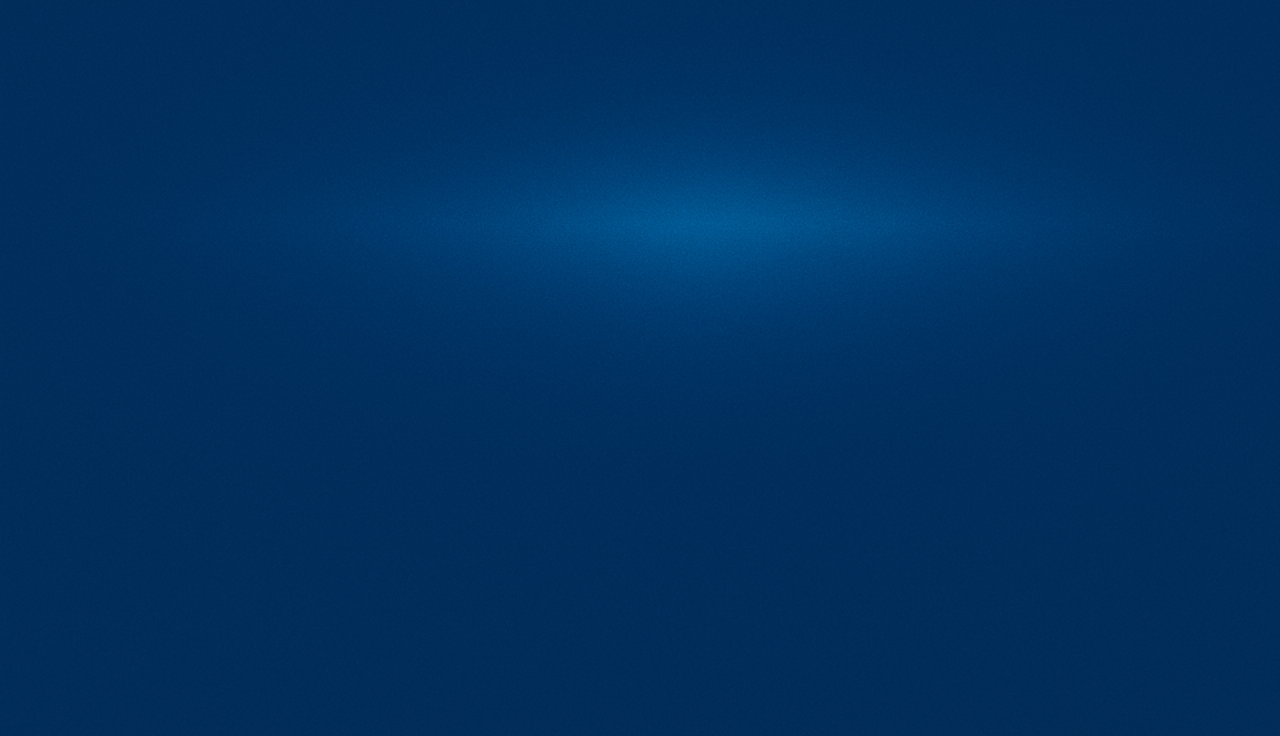

A 2D game scene composited from a Tiled map and its tileset images. What follows is a short description and the map's XML, with each tile layer's data collapsed to a summary:
An orthogonal 40x23 tile map with 32x32 px tiles, 1 tile layer (Tile Layer 1), 4 tilesets and 20 objects (bumper, wall_right, wall_left, ceiling, floor, ...).

<map version="1.10" tiledversion="1.11.2" orientation="orthogonal" renderorder="right-down" width="40" height="23" tilewidth="32" tileheight="32" infinite="0" nextlayerid="19" nextobjectid="202">
 <tileset firstgid="1" source="bumper.tsx" />
 <tileset firstgid="2" source="ball.tsx" />
 <tileset firstgid="3" source="blocks.tsx" />
 <tileset firstgid="13" source="bg_map1.tsx" />
 <layer id="2" name="Tile Layer 1" width="40" height="23" locked="1">
  <data>[920 cells, 4 non-empty, 2 distinct tile ids]</data>
 </layer>
 <objectgroup id="6" name="bumper" class="bumper" locked="1">
  <properties>
   <property name="height" type="float" value="64" />
   <property name="width" type="float" value="256" />
  </properties>
  <object id="84" name="bumper" type="bumper" gid="1" x="570" y="730" width="154" height="32">
   <properties>
    <property name="displayHeight" type="float" value="170" />
    <property name="displayWidth" type="float" value="300" />
    <property name="speed" type="float" value="700" />
   </properties>
  </object>
 </objectgroup>
 <objectgroup id="11" name="Collisions" locked="1">
  <object id="101" name="wall_right" x="1280" y="0" width="1" height="736" />
  <object id="105" name="wall_left" x="0" y="0" width="1" height="736" />
  <object id="106" name="ceiling" x="0" y="0" width="1280" height="1" />
  <object id="107" name="floor" x="0" y="736" width="1280" height="1" />
 </objectgroup>
 <objectgroup id="13" name="ball" locked="1">
  <object id="108" name="ball" type="ball" gid="2" x="615" y="300" width="54" height="54">
   <properties>
    <property name="displayHeight" type="float" value="500" />
    <property name="displayWidth" type="float" value="500" />
    <property name="fallSpeed" type="float" value="-450" />
    <property name="gravity" type="float" value="-900" />
    <property name="maxSpeed" type="float" value="600" />
    <property name="minSpeed" type="float" value="150" />
   </properties>
  </object>
 </objectgroup>
 <objectgroup id="18" name="blocks" locked="1">
  <object id="123" gid="6" x="281" y="80.9674" width="90" height="55">
   <properties>
    <property name="displayHeight" type="float" value="120" />
   </properties>
  </object>
  <object id="124" gid="11" x="386" y="80.7415" width="90" height="55">
   <properties>
    <property name="displayHeight" type="float" value="120" />
   </properties>
  </object>
  <object id="125" gid="12" x="491" y="80.736" width="90" height="55">
   <properties>
    <property name="displayHeight" type="float" value="120" />
   </properties>
  </object>
  <object id="126" gid="6" x="596" y="80.7231" width="90" height="55">
   <properties>
    <property name="displayHeight" type="float" value="120" />
   </properties>
  </object>
  <object id="127" gid="11" x="701" y="80.8258" width="90" height="55">
   <properties>
    <property name="displayHeight" type="float" value="120" />
   </properties>
  </object>
  <object id="128" gid="12" x="806" y="80.8203" width="90" height="55">
   <properties>
    <property name="displayHeight" type="float" value="120" />
   </properties>
  </object>
  <object id="129" gid="6" x="911" y="80.8303" width="90" height="55">
   <properties>
    <property name="displayHeight" type="float" value="120" />
   </properties>
  </object>
  <object id="166" gid="6" x="281" y="160.442" width="90" height="55">
   <properties>
    <property name="displayHeight" type="float" value="120" />
   </properties>
  </object>
  <object id="167" gid="11" x="386.11" y="160.216" width="90" height="55">
   <properties>
    <property name="displayHeight" type="float" value="120" />
   </properties>
  </object>
  <object id="168" gid="12" x="491" y="160.211" width="90" height="55">
   <properties>
    <property name="displayHeight" type="float" value="120" />
   </properties>
  </object>
  <object id="169" gid="6" x="596" y="160.198" width="90" height="55">
   <properties>
    <property name="displayHeight" type="float" value="120" />
   </properties>
  </object>
  <object id="170" gid="11" x="701" y="160.301" width="90" height="55">
   <properties>
    <property name="displayHeight" type="float" value="120" />
   </properties>
  </object>
  <object id="171" gid="12" x="806" y="160.295" width="90" height="55">
   <properties>
    <property name="displayHeight" type="float" value="120" />
   </properties>
  </object>
  <object id="172" gid="6" x="911" y="160.305" width="90" height="55">
   <properties>
    <property name="displayHeight" type="float" value="120" />
   </properties>
  </object>
 </objectgroup>
</map>